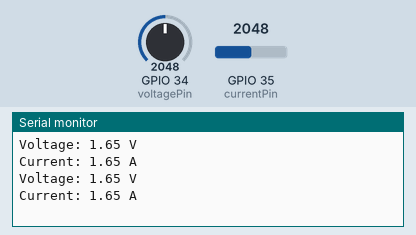
This sketch was run on a simulated ESP32. On the bench: the last lines printed to the serial monitor. Inputs (shaded band) come from the test bench; at power-on: GPIO 34 (voltagePin) = 2048, GPIO 35 (currentPin) = 2048.

Above: at 1.8 s.
1.9 s: GPIO 34 (voltagePin) set to 2866
At 2.8 s:
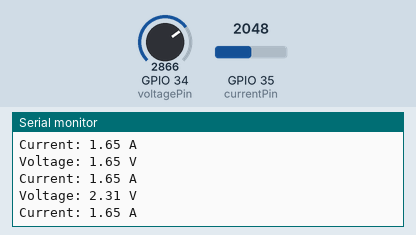
3.4 s: GPIO 35 (currentPin) set to 2866
At 4.3 s:
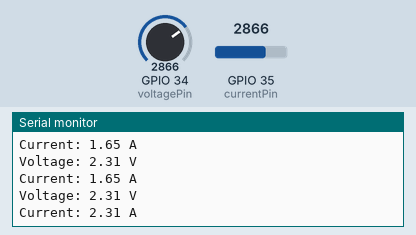
4.9 s: GPIO 34 (voltagePin) set to 3603
At 5.8 s:
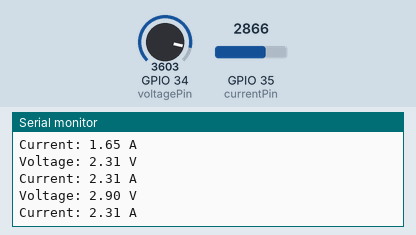
6.4 s: GPIO 35 (currentPin) set to 3603
At 7.8 s:
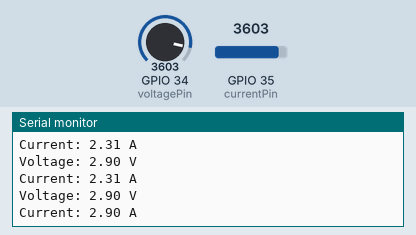
Timing chart, 0 to 8.9 s (numbered marks = the images above; inputs shaded):
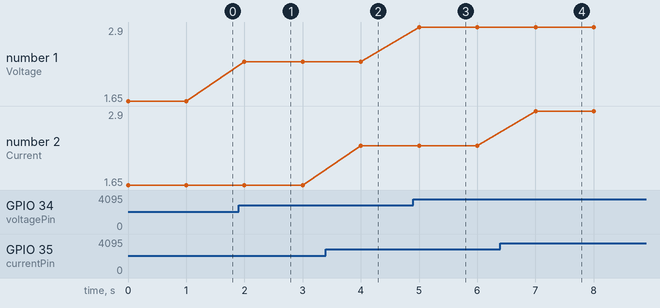

Measured:
- after the input at 1.9 s, the serial monitor: prints a new line after 0.10 s (image 1)
- after the input at 3.4 s, the serial monitor: prints a new line after 0.60 s (image 2)
- after the input at 4.9 s, the serial monitor: prints a new line after 0.10 s (image 3)
- after the input at 6.4 s, the serial monitor: prints a new line after 0.60 s (image 4)
- plotted number 1: 1.65 → 2.31 after the input at 1.9 s, 2.31 → 2.9 after the input at 4.9 s

The sketch:

currentandvoltage.ino
```cpp
const int voltagePin = 34;  // Analog pin for voltage measurement
const int currentPin = 35;  // Analog pin for current measurement

void setup() {
  Serial.begin(9600);
  pinMode(voltagePin, INPUT);
  pinMode(currentPin, INPUT);
}

void loop() {
  // Read voltage and current values
  float voltage = readVoltage();
  float current = readCurrent();

  // Print the measured values
  Serial.print("Voltage: ");
  Serial.print(voltage);
  Serial.println(" V");

  Serial.print("Current: ");
  Serial.print(current);
  Serial.println(" A");

  delay(1000);  // Delay for one second
}

float readVoltage() {
  int rawValue = analogRead(voltagePin);  // Read raw ADC value
  float voltage = rawValue * (3.3 / 4095);  // Convert raw value to voltage (assuming 3.3V reference)
  return voltage;
}

float readCurrent() {
  int rawValue = analogRead(currentPin);  // Read raw ADC value
  float current = rawValue * (3.3 / 4095);  // Convert raw value to current (assuming 3.3V reference)
  return current;
}
```
